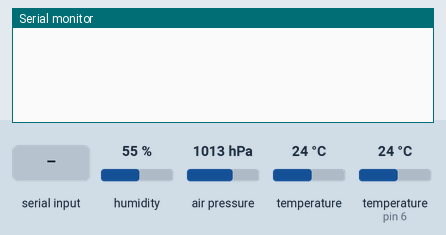
Recording of a sketch running on a simulated Arduino Uno, built with avr-gcc and run on an emulated ATmega328P. Parts: the last lines printed to the serial monitor. The test bench sets the inputs (shaded band); at power-on: humidity 55 %, air pressure 1013 hPa, temperature 24 °C, temperature (sensor on pin 6) 24 °C.

Above: at 1.2 s.
1.3 s: "t" received over Serial
At 2.5 s:
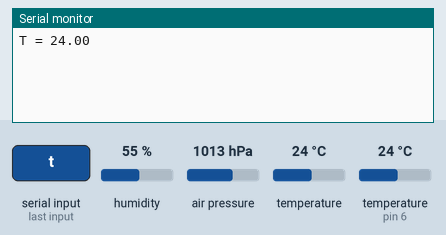
2.8 s: "h" received over Serial
At 3.8 s:
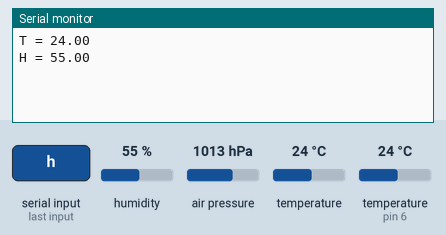
4.3 s: "p" received over Serial
At 5.0 s:
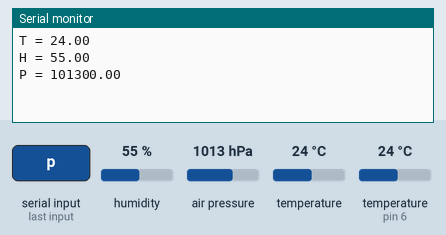
5.8 s: "e" received over Serial
At 7.0 s:
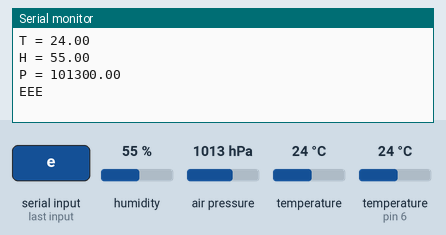
7.3 s: "o" received over Serial
At 8.5 s:
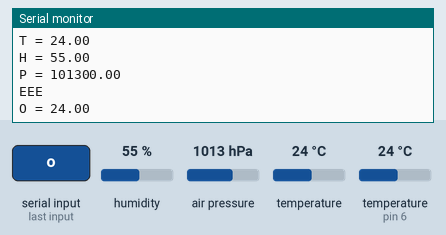

Measured:
- after the input at 1.3 s, the serial monitor: prints a new line at once (image 1)
- after the input at 2.8 s, the serial monitor: prints a new line at once (image 2)
- after the input at 4.3 s, the serial monitor: prints a new line at once (image 3)
- after the input at 5.8 s, the serial monitor: prints a new line at once (image 4)
- after the input at 7.3 s, the serial monitor: prints a new line after 0.75 s (image 5)

The sketch:

sketch.ino
```cpp
// vim: filetype=cpp

#include <Adafruit_BME280.h>
#include <DallasTemperature.h>

Adafruit_BME280 bme;
OneWire owds(6);
DallasTemperature ds(&owds);

auto constexpr PID = 0x0EEE;
auto constexpr speed = 9600;

void setup() {
  Serial.begin(speed);
  auto const bme_status = bme.begin();
  ds.begin();

  if (bme_status == 0) {
    Serial.println("BME error");
  }

  auto const ds_count = ds.getDeviceCount();

  if (ds_count == 0) {
    Serial.println("DS18B20 error");
  }
}

void loop() {
  if (Serial.available() > 0) {
    auto const order = Serial.read();

    if (order == 't') {
      Serial.print("T = "); Serial.println(bme.readTemperature());
    } else if (order == 'h') {
      Serial.print("H = "); Serial.println(bme.readHumidity());
    } else if (order == 'p') {
      Serial.print("P = "); Serial.println(bme.readPressure());
    } else if (order == 'e') {
      Serial.println(PID, HEX);
    } else if (order == 'o') {
      ds.requestTemperaturesByIndex(0);
      Serial.print("O = "); Serial.println(ds.getTempCByIndex(0));
    } else {
      Serial.println(
          "Usage:\n"                 \
          " - 't' for inside temperature\n" \
          " - 'o' for outside temperature\n" \
          " - 'h' for humidity\n"    \
          " - 'p' for pressure"
      );
    }
  }
}
```
